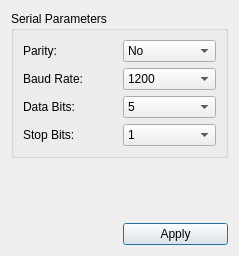
<?xml version="1.0" encoding="UTF-8"?>
<ui version="4.0">
 <class>SettingsDialogSlave</class>
 <widget class="QDialog" name="SettingsDialogSlave">
  <property name="geometry">
   <rect>
    <x>0</x>
    <y>0</y>
    <width>239</width>
    <height>256</height>
   </rect>
  </property>
  <property name="font">
   <font>
    <family>Microsoft YaHei UI</family>
   </font>
  </property>
  <property name="windowTitle">
   <string>Modbus Settings</string>
  </property>
  <layout class="QGridLayout" name="gridLayout">
   <item row="1" column="1">
    <spacer name="verticalSpacer">
     <property name="orientation">
      <enum>Qt::Vertical</enum>
     </property>
     <property name="sizeHint" stdset="0">
      <size>
       <width>20</width>
       <height>43</height>
      </size>
     </property>
    </spacer>
   </item>
   <item row="2" column="1">
    <widget class="QPushButton" name="applyButton">
     <property name="text">
      <string>Apply</string>
     </property>
    </widget>
   </item>
   <item row="0" column="0" colspan="2">
    <widget class="QGroupBox" name="groupBox">
     <property name="title">
      <string>Serial Parameters</string>
     </property>
     <layout class="QGridLayout" name="gridLayout_2">
      <item row="0" column="0">
       <widget class="QLabel" name="label_2">
        <property name="text">
         <string>Parity:</string>
        </property>
       </widget>
      </item>
      <item row="0" column="1">
       <widget class="QComboBox" name="parityCombo">
        <item>
         <property name="text">
          <string>No</string>
         </property>
        </item>
        <item>
         <property name="text">
          <string>Even</string>
         </property>
        </item>
        <item>
         <property name="text">
          <string>Odd</string>
         </property>
        </item>
        <item>
         <property name="text">
          <string>Space</string>
         </property>
        </item>
        <item>
         <property name="text">
          <string>Mark</string>
         </property>
        </item>
       </widget>
      </item>
      <item row="1" column="0">
       <widget class="QLabel" name="label_3">
        <property name="text">
         <string>Baud Rate:</string>
        </property>
       </widget>
      </item>
      <item row="1" column="1">
       <widget class="QComboBox" name="baudCombo">
        <item>
         <property name="text">
          <string>1200</string>
         </property>
        </item>
        <item>
         <property name="text">
          <string>2400</string>
         </property>
        </item>
        <item>
         <property name="text">
          <string>4800</string>
         </property>
        </item>
        <item>
         <property name="text">
          <string>9600</string>
         </property>
        </item>
        <item>
         <property name="text">
          <string>19200</string>
         </property>
        </item>
        <item>
         <property name="text">
          <string>38400</string>
         </property>
        </item>
        <item>
         <property name="text">
          <string>57600</string>
         </property>
        </item>
        <item>
         <property name="text">
          <string>115200</string>
         </property>
        </item>
       </widget>
      </item>
      <item row="2" column="0">
       <widget class="QLabel" name="label_4">
        <property name="text">
         <string>Data Bits:</string>
        </property>
       </widget>
      </item>
      <item row="2" column="1">
       <widget class="QComboBox" name="dataBitsCombo">
        <item>
         <property name="text">
          <string>5</string>
         </property>
        </item>
        <item>
         <property name="text">
          <string>6</string>
         </property>
        </item>
        <item>
         <property name="text">
          <string>7</string>
         </property>
        </item>
        <item>
         <property name="text">
          <string>8</string>
         </property>
        </item>
       </widget>
      </item>
      <item row="3" column="0">
       <widget class="QLabel" name="label_5">
        <property name="text">
         <string>Stop Bits:</string>
        </property>
       </widget>
      </item>
      <item row="3" column="1">
       <widget class="QComboBox" name="stopBitsCombo">
        <item>
         <property name="text">
          <string>1</string>
         </property>
        </item>
        <item>
         <property name="text">
          <string>3</string>
         </property>
        </item>
        <item>
         <property name="text">
          <string>2</string>
         </property>
        </item>
       </widget>
      </item>
     </layout>
    </widget>
   </item>
  </layout>
 </widget>
 <resources/>
 <connections/>
</ui>
